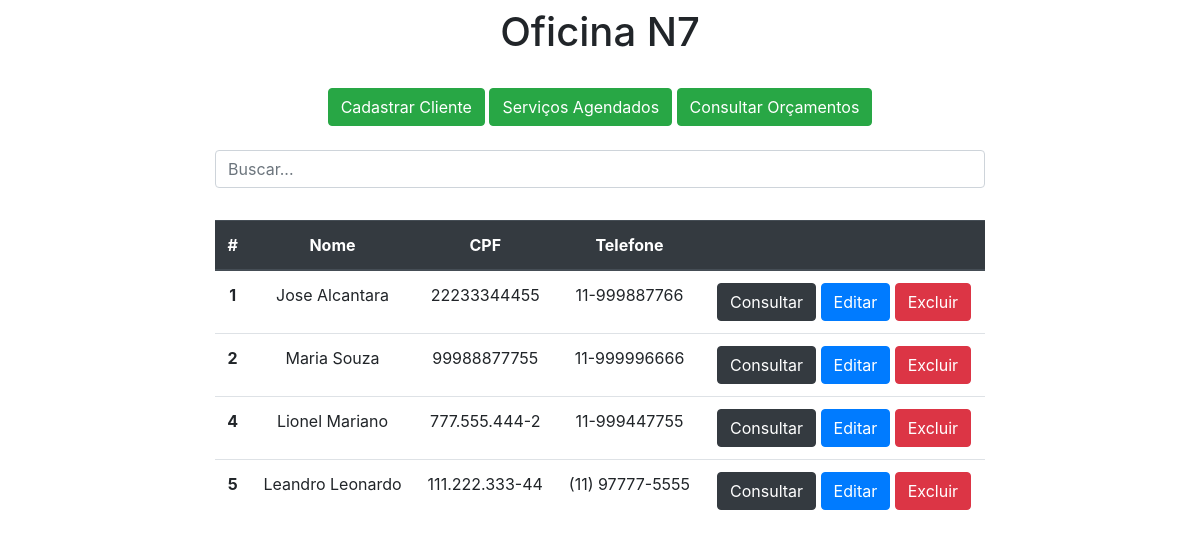
The app's page /read/ with its own data.
### app/models.py (models this page shows)
class Cliente(models.Model):
    nome = models.CharField('Nome', max_length=150)
    cpf = models.CharField('CPF', unique=True, max_length=20)
    rg = models.CharField('RG', unique=True, max_length=15)
    data_nasc = models.DateField('Data de Nascimento')
    telefone = models.CharField('Telefone', unique=True,  max_length=15)
    email = models.CharField('Email', max_length=50, null=True, blank=True)
    rua = models.CharField('Rua', max_length=150)
    numero = models.CharField('Numero', max_length=10)
    complemento = models.CharField('Complemento', max_length=120, null=True,blank=True)
    bairro = models.CharField('Bairro', max_length=100)
    cidade = models.CharField('Cidade', default='Itapevi', max_length=50)

### app/views.py (the view)
# urls.py: path('read/', read, name='read'),
def read(request):
    data = {}
    search = request.GET.get('search')
    if search:
        data['db'] = Cliente.objects.filter(nome__icontains=search)
    else:
        data['db'] = Cliente.objects.all()
    return render(request, 'read.html', data)

### app/templates/read.html (shortened to what this page needs)
<!DOCTYPE html>
<html lang="pt-br">
<head>
    <link rel="stylesheet" href="https://stackpath.bootstrapcdn.com/bootstrap/4.4.1/css/bootstrap.min.css">
</head>
<body>
    <div class="col-8 m-auto pt-2 pb-2 text-center">
        <h1>Oficina N7</h1>
    </div>
    <div class="col-8 m-auto pt-3 pb-2 text-center">
        <a href="/form" class="btn btn-success">Cadastrar Cliente</a>
        <a href="" class="btn btn-success">Serviços Agendados</a>
        <a href="" class="btn btn-success">Consultar Orçamentos</a>
    </div>
    <div class="col-8 m-auto pt-3 pb-2 text-center">
        <form method="get">
            <input type="text" id="search" name="search" class="form-control" placeholder="Buscar...">
        </form>
    </div>
    <div class="col-8 m-auto pt-4 pb-2 text-center">
        <table class="table">
          <thead class="thead-dark">
            <tr>
              <th scope="col">#</th>
              <th scope="col">Nome</th>
              <th scope="col">CPF</th>
              <th scope="col">Telefone</th>
                <th scope="col"></th>
            </tr>
          </thead>
          <tbody>
          {% for dbs in db %}
            <tr>
              <th>{{dbs.id}}</th>
              <td>{{dbs.nome}}</td>
              <td>{{dbs.cpf}}</td>
              <td>{{dbs.telefone}}</td>
                <td>
                    <a href="/view/{{dbs.id}}/" class="btn btn-dark">Consultar</a>
                    <a href="/edit/{{dbs.id}}" class="btn btn-primary">Editar</a>
                    <a href="/delete/{{dbs.id}}" class="btn btn-danger btnDel">Excluir</a>
                </td>
            </tr>
          {% endfor %}
          </tbody>
        </table>
    </div>
    {% load static %}
</body>
</html>

### records on screen
Cliente: id "1", nome "Jose Alcantara", cpf "22233344455", telefone "11-999887766"
Cliente: id "2", nome "Maria Souza", cpf "99988877755", telefone "11-999996666"
Cliente: id "4", nome "Lionel Mariano", cpf "777.555.444-2", telefone "11-999447755"
Cliente: id "5", nome "Leandro Leonardo", cpf "111.222.333-44", telefone "(11) 97777-5555"
